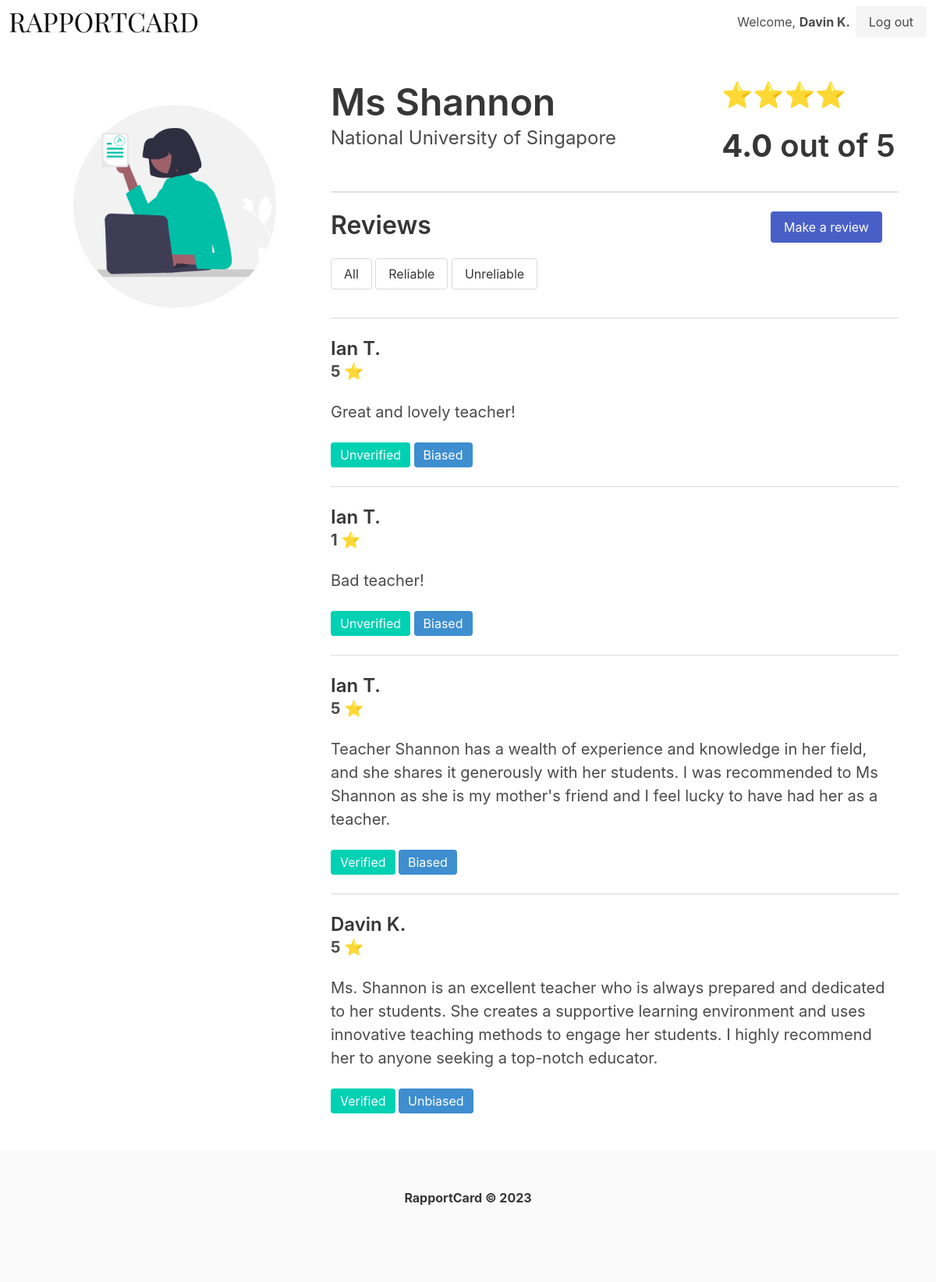
Page /teacher/2 (signed in) on the committed database.
### tables this page shows
CREATE TABLE users (
            id INTEGER PRIMARY KEY AUTOINCREMENT,
            username TEXT,
            password TEXT
        );

CREATE TABLE teachers (
            id INTEGER PRIMARY KEY,
            name TEXT,
            school_id INTEGER,
            FOREIGN KEY(school_id) REFERENCES schools(id)
        );

CREATE TABLE schools (
            id INTEGER PRIMARY KEY,
            name TEXT
        );

CREATE TABLE reviews (
            id INTEGER PRIMARY KEY AUTOINCREMENT,
            teacher_id INTEGER,
            user_id INTEGER,
            rating INTEGER,
            comment TEXT,
            flag TEXT,
            bias_rating INTEGER,
            bias_flag TEXT,
            reliable_flag TEXT,
            FOREIGN KEY(teacher_id) REFERENCES teachers(id),
            FOREIGN KEY(user_id) REFERENCES users(id)
        );

### main.py (the view)
@app.route("/teacher/<teacher_id>", methods=["GET"])
@login_required
def teacher_profile(teacher_id=""):
    result = db.get_teacher_by_id(teacher_id)
    reviews = db.get_review(teacher_id)
    print(result["rating"])
    print(round(result["rating"], None) * "⭐")
    result["bar"] = round(result["rating"], None) * "⭐"
    return render_template(
        "teacher.html", teacher_id=teacher_id, result=result, reviews=reviews
    )

### main.py (called while the page is built)
@login_manager.user_loader
def load_user(user_id):
    user = db.get_user_by_id(user_id)
    if user is None:
        return None
    else:
        return User(int(user["id"]), user["username"], user["password"])

### utils/datastore.py (called while the page is built)
    def get_conn(self) -> sqlite3.Connection:
        def dict_factory(cursor: sqlite3.Cursor, row: sqlite3.Row) -> dict:
            d = {}
            for idx, col in enumerate(cursor.description):
                d[col[0]] = row[idx]
            return d
        conn = sqlite3.connect(self.uri)
        conn.row_factory = dict_factory
        return conn

    def get_record(self, command, param=None):
        conn = self.get_conn()
        cur = conn.cursor()
        if param is None:
            cur.execute(query_table[command])
        else:
            cur.execute(query_table[command], param)
        return cur.fetchone()

    def get_records(self, command, param=None):
        conn = self.get_conn()
        cur = conn.cursor()
        if param is None:
            cur.execute(query_table[command])
        else:
            cur.execute(query_table[command], param)
        return cur.fetchall()

    def get_user_by_id(self, user_id):
        user = self.get_record("load_user_by_id", (user_id,))
        return user

    def get_teacher_by_id(self, teacher_id):
        teacher = self.get_record("get_teacher_by_id", (int(teacher_id),))
        score = self.get_record("get_aggregated_score", (int(teacher_id),))
        if score["rating"] is None:
            score["rating"] = 0.0
        return dict(teacher, **score)

    def get_review(self, teacher_id):
        reviews = self.get_records("get_review", (int(teacher_id),))
        return reviews

### templates/teacher.html (shortened to what this page needs)
{% extends "layout.html" %}
{% block body %}
<section class="section is-small">
  <div class="columns">
    <div class="column is-one-third">
      <figure class="image">
        <img src="{{url_for('static', filename='teacher_profile.png')}}">
      </figure>
    </div>
    <div class="column is-two-thirds">
      <div class="columns">
        <div class="column">
          <h1 class="title is-1">{{ result["teacher_name"] }}</h1>
          <h2 class="subtitle is-4">{{ result["school_name"] }}</h2>
        </div>
        <div class="column is-4">
          <h1 class="title is-3">{{ result["bar"] }}</h1>
          <h1 class="title is-2   "><b>{{ result["rating"]|round(1) }}</b> out of 5</h1>
        </div>
      </div>
      <hr style="border-top: 2px solid #e0e0eb;">
      <div class="columns">
        <div class="column">
          <h1 class="title is-3">Reviews</h1>
          <button class="button" id="all-button">All</button>
          <button class="button" id="bias-button">Reliable</button>
          <button class="button" id="unbias-button">Unreliable</button>
        </div>
        <div class="column is-3">
          <a class="button is-link" href="/teacher/{{ teacher_id }}/review">Make a review</a>
        </div>
      </div>
      {% if reviews %}
      {% for review in reviews %}
      <div class="row">
        <hr style="border-top: 1px solid #e0e0eb;">
        <h1 class="title is-4">{{ review["username"] }}</h1>
        <h2 class="subtitle is-5 is-right"><b>{{ review["rating"] }} ⭐</b></h2>
        <p class="is-size-5">{{ review["review"] }}</p>
        <br>
        <span class="tag is-primary is-medium">{{ review["reliable_flag"] }}</span> <span
          class="tag is-info is-medium">{{ review["bias_flag"] }}</span>
      </div>
      {% endfor %}
      {% endif %}
    </div>
  </div>
</section>
{% endblock %}

### templates/layout.html (shortened to what this page needs)
<!doctype html>
<html lang="en">
<head>
    <link rel="stylesheet" href="https://cdn.jsdelivr.net/npm/bulma@0.9.4/css/bulma.min.css">
</head>
<body>
    <nav class="navbar">
        <div class="navbar-brand">
            <a class="navbar-item" href="/">
                <img src="{{url_for('static', filename='logo.png')}}" width="auto" height="auto">
            </a>
        </div>
        <div class="navbar-end">
            <div class="navbar-item">
                {% if current_user.is_authenticated %}
                <h3 style="margin-right:7px">Welcome, <b>{{ current_user.username}}</b></h3>
                <a class="button is-light" href="/logout">
                    Log out
                </a>
                {% endif %}
            </div>
        </div>
    </nav>
    {% block body %}
    {% endblock %}
</body>
<footer class="footer">
    <div class="content has-text-centered">
        <p>
            <strong>RapportCard © 2023</strong>
        </p>
    </div>
</footer>
</html>

### rows in the picture
users: username "Davin K."
teachers: teacher_name "Ms Shannon"
schools: school_name "National University of Singapore"
reviews: username "Ian T.", rating "5", review "Great and lovely teacher!", reliable_flag "Unverified", bias_flag "Biased"
reviews: username "Ian T.", rating "1", review "Bad teacher!", reliable_flag "Unverified", bias_flag "Biased"
reviews: username "Ian T.", rating "5", review "Teacher Shannon has a wealth of experience and knowledge in her field, and she shares it generously with her students. I was recommended to Ms Shannon as she is my mother's friend and I feel lucky to have had her as a teacher.", reliable_flag "Verified", bias_flag "Biased"
reviews: username "Davin K.", rating "5", review "Ms. Shannon is an excellent teacher who is always prepared and dedicated to her students. She creates a supportive learning environment and uses innovative teaching methods to engage her students. I highly recommend her to anyone seeking a top-notch educator.", reliable_flag "Verified", bias_flag "Unbiased"

### other values in the picture
{{ result["bar"] }} "⭐⭐⭐⭐"
{{ result["rating"]|round(1) }} "4.0"
